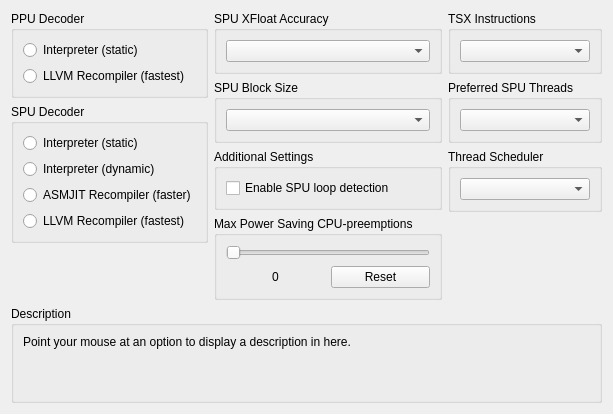
      <widget class="QWidget" name="coreTab">
       <attribute name="title">
        <string>CPU</string>
       </attribute>
       <layout class="QVBoxLayout" name="coreTabLayout" stretch="0,1,0">
        <item>
         <layout class="QHBoxLayout" name="coreTabItemLayout">
          <item>
           <layout class="QVBoxLayout" name="coreTabLeftLayout">
            <item>
             <widget class="QGroupBox" name="gb_ppu">
              <property name="title">
               <string>PPU Decoder</string>
              </property>
              <layout class="QVBoxLayout" name="ppu_layout">
               <item>
                <widget class="QRadioButton" name="ppu__static">
                 <property name="text">
                  <string notr="true">Interpreter (static)</string>
                 </property>
                </widget>
               </item>
               <item>
                <widget class="QRadioButton" name="ppu_llvm">
                 <property name="text">
                  <string notr="true">LLVM Recompiler (fastest)</string>
                 </property>
                </widget>
               </item>
              </layout>
             </widget>
            </item>
            <item>
             <widget class="QGroupBox" name="gb_spu">
              <property name="title">
               <string>SPU Decoder</string>
              </property>
              <layout class="QVBoxLayout" name="spu_layout">
               <item>
                <widget class="QRadioButton" name="spu__static">
                 <property name="text">
                  <string notr="true">Interpreter (static)</string>
                 </property>
                </widget>
               </item>
               <item>
                <widget class="QRadioButton" name="spu_dynamic">
                 <property name="text">
                  <string notr="true">Interpreter (dynamic)</string>
                 </property>
                </widget>
               </item>
               <item>
                <widget class="QRadioButton" name="spu_asmjit">
                 <property name="text">
                  <string notr="true">ASMJIT Recompiler (faster)</string>
                 </property>
                </widget>
               </item>
               <item>
                <widget class="QRadioButton" name="spu_llvm">
                 <property name="text">
                  <string notr="true">LLVM Recompiler (fastest)</string>
                 </property>
                </widget>
               </item>
              </layout>
             </widget>
            </item>
            <item>
             <spacer name="coreTabLeftLayoutSpacer">
              <property name="orientation">
               <enum>Qt::Orientation::Vertical</enum>
              </property>
              <property name="sizeType">
               <enum>QSizePolicy::Policy::MinimumExpanding</enum>
              </property>
              <property name="sizeHint" stdset="0">
               <size>
                <width>0</width>
                <height>0</height>
               </size>
              </property>
             </spacer>
            </item>
           </layout>
          </item>
          <item>
           <layout class="QVBoxLayout" name="coreTabMiddleLayout">
            <item>
             <widget class="QGroupBox" name="gb_xfloat_accuracy">
              <property name="sizePolicy">
               <sizepolicy hsizetype="Preferred" vsizetype="Minimum">
                <horstretch>0</horstretch>
                <verstretch>0</verstretch>
               </sizepolicy>
              </property>
              <property name="title">
               <string>SPU XFloat Accuracy</string>
              </property>
              <layout class="QVBoxLayout" name="gb_xfloat_accuracy_layout">
               <item>
                <widget class="QComboBox" name="xfloatAccuracy"/>
               </item>
              </layout>
             </widget>
            </item>
            <item>
             <widget class="QGroupBox" name="gb_spuBlockSize">
              <property name="sizePolicy">
               <sizepolicy hsizetype="Preferred" vsizetype="Minimum">
                <horstretch>0</horstretch>
                <verstretch>0</verstretch>
               </sizepolicy>
              </property>
              <property name="title">
               <string>SPU Block Size</string>
              </property>
              <layout class="QVBoxLayout" name="gb_spuBlockSize_layout">
               <item>
                <widget class="QComboBox" name="spuBlockSize"/>
               </item>
              </layout>
             </widget>
            </item>
            <item>
             <widget class="QGroupBox" name="checkboxes">
              <property name="title">
               <string>Additional Settings</string>
              </property>
              <layout class="QVBoxLayout" name="checkboxes_layout">
               <item>
                <widget class="QCheckBox" name="spuLoopDetection">
                 <property name="text">
                  <string>Enable SPU loop detection</string>
                 </property>
                </widget>
               </item>
              </layout>
             </widget>
            </item>
            <item>
             <widget class="QGroupBox" name="gb_max_preempt_count">
              <property name="sizePolicy">
               <sizepolicy hsizetype="Preferred" vsizetype="Minimum">
                <horstretch>0</horstretch>
                <verstretch>0</verstretch>
               </sizepolicy>
              </property>
              <property name="title">
               <string>Max Power Saving CPU-preemptions</string>
              </property>
              <layout class="QVBoxLayout" name="gb_max_preempt_layout">
               <item>
                <widget class="QSlider" name="maxPreemptCount">
                 <property name="sizePolicy">
                  <sizepolicy hsizetype="Preferred" vsizetype="Minimum">
                   <horstretch>0</horstretch>
                   <verstretch>0</verstretch>
                  </sizepolicy>
                 </property>
                 <property name="orientation">
                  <enum>Qt::Orientation::Horizontal</enum>
                 </property>
                </widget>
               </item>
               <item>
                <layout class="QHBoxLayout" name="maxPreemptLayout" stretch="0,0">
                 <item>
                  <widget class="QLabel" name="preemptText">
                   <property name="text">
                    <string>0</string>
                   </property>
                   <property name="alignment">
                    <set>Qt::AlignmentFlag::AlignCenter</set>
                   </property>
                  </widget>
                 </item>
                 <item>
                  <widget class="QPushButton" name="preemptReset">
                   <property name="text">
                    <string>Reset</string>
                   </property>
                  </widget>
                 </item>
                </layout>
               </item>
              </layout>
             </widget>
            </item>
            <item>
             <spacer name="coreTabMiddleLayoutSpacer">
              <property name="orientation">
               <enum>Qt::Orientation::Vertical</enum>
              </property>
              <property name="sizeType">
               <enum>QSizePolicy::Policy::MinimumExpanding</enum>
              </property>
              <property name="sizeHint" stdset="0">
               <size>
                <width>0</width>
                <height>0</height>
               </size>
              </property>
             </spacer>
            </item>
           </layout>
          </item>
          <item>
           <layout class="QVBoxLayout" name="coreTabRightLayout" stretch="0,0,0,0">
            <item>
             <widget class="QGroupBox" name="gb_tsx">
              <property name="sizePolicy">
               <sizepolicy hsizetype="Preferred" vsizetype="Minimum">
                <horstretch>0</horstretch>
                <verstretch>0</verstretch>
               </sizepolicy>
              </property>
              <property name="title">
               <string>TSX Instructions</string>
              </property>
              <layout class="QVBoxLayout" name="gb_tsx_layout">
               <item>
                <widget class="QComboBox" name="enableTSX"/>
               </item>
              </layout>
             </widget>
            </item>
            <item>
             <widget class="QGroupBox" name="gb_spu_threads">
              <property name="sizePolicy">
               <sizepolicy hsizetype="Preferred" vsizetype="Minimum">
                <horstretch>0</horstretch>
                <verstretch>0</verstretch>
               </sizepolicy>
              </property>
              <property name="title">
               <string>Preferred SPU Threads</string>
              </property>
              <layout class="QVBoxLayout" name="gb_spu_threads_layout">
               <item>
                <widget class="QComboBox" name="preferredSPUThreads"/>
               </item>
              </layout>
             </widget>
            </item>
            <item>
             <widget class="QGroupBox" name="gb_threadsched">
              <property name="sizePolicy">
               <sizepolicy hsizetype="Preferred" vsizetype="Minimum">
                <horstretch>0</horstretch>
                <verstretch>0</verstretch>
               </sizepolicy>
              </property>
              <property name="title">
               <string>Thread Scheduler</string>
              </property>
              <layout class="QVBoxLayout" name="gb_threadsched_layout">
               <item>
                <widget class="QComboBox" name="threadsched"/>
               </item>
              </layout>
             </widget>
            </item>
            <item>
             <spacer name="coreTabRightLayoutSpacer">
              <property name="orientation">
               <enum>Qt::Orientation::Vertical</enum>
              </property>
              <property name="sizeType">
               <enum>QSizePolicy::Policy::MinimumExpanding</enum>
              </property>
              <property name="sizeHint" stdset="0">
               <size>
                <width>0</width>
                <height>0</height>
               </size>
              </property>
             </spacer>
            </item>
           </layout>
          </item>
         </layout>
        </item>
        <item>
         <spacer name="coreTabSpacer">
          <property name="orientation">
           <enum>Qt::Orientation::Vertical</enum>
          </property>
          <property name="sizeType">
           <enum>QSizePolicy::Policy::MinimumExpanding</enum>
          </property>
          <property name="sizeHint" stdset="0">
           <size>
            <width>0</width>
            <height>0</height>
           </size>
          </property>
         </spacer>
        </item>
        <item>
         <widget class="QGroupBox" name="gb_description_cpu">
          <property name="title">
           <string>Description</string>
          </property>
          <layout class="QVBoxLayout" name="gb_description_cpu_layout">
           <item>
            <widget class="QLabel" name="description_cpu">
             <property name="text">
              <string>Point your mouse at an option to display a description in here.


</string>
             </property>
             <property name="textFormat">
              <enum>Qt::TextFormat::PlainText</enum>
             </property>
             <property name="alignment">
              <set>Qt::AlignmentFlag::AlignLeading|Qt::AlignmentFlag::AlignLeft|Qt::AlignmentFlag::AlignTop</set>
             </property>
             <property name="wordWrap">
              <bool>true</bool>
             </property>
            </widget>
           </item>
          </layout>
         </widget>
        </item>
       </layout>
      </widget>
